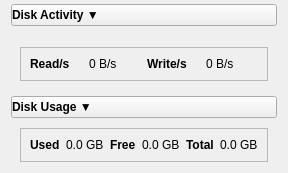
             <widget class="QWidget" name="diskPage">
             <layout class="QVBoxLayout" name="diskPageLayout">
              <property name="spacing">
               <number>6</number>
              </property>
              <property name="topMargin">
               <number>4</number>
              </property>
               <item>
                <widget class="QPushButton" name="diskActivityToggleButton">
                 <property name="text">
                  <string>Disk Activity ▼</string>
                 </property>
                 <property name="styleSheet">
                  <string notr="true">text-align: left; font-weight: bold;</string>
                 </property>
                </widget>
               </item>
               <item>
                <widget class="QWidget" name="diskActivitySection">
                 <layout class="QVBoxLayout" name="diskActivitySectionLayout">
                  <item>
                   <widget class="QWidget" name="diskGraphContainer" native="true" />
                  </item>
                  <item>
                   <widget class="QFrame" name="diskActivityStatsFrame">
                    <property name="frameShape">
                     <enum>QFrame::StyledPanel</enum>
                    </property>
                    <layout class="QGridLayout" name="diskActivityStatsLayout">
                     <item row="0" column="0">
                      <widget class="QLabel" name="diskReadStatTitleLabel">
                       <property name="text">
                        <string>Read/s</string>
                       </property>
                       <property name="styleSheet">
                        <string notr="true">font-weight: bold;</string>
                       </property>
                      </widget>
                     </item>
                     <item row="0" column="1">
                      <widget class="QLabel" name="diskReadStatValueLabel">
                       <property name="text">
                        <string>0 B/s</string>
                       </property>
                      </widget>
                     </item>
                     <item row="0" column="2">
                      <widget class="QLabel" name="diskWriteStatTitleLabel">
                       <property name="text">
                        <string>Write/s</string>
                       </property>
                       <property name="styleSheet">
                        <string notr="true">font-weight: bold;</string>
                       </property>
                      </widget>
                     </item>
                     <item row="0" column="3">
                      <widget class="QLabel" name="diskWriteStatValueLabel">
                       <property name="text">
                        <string>0 B/s</string>
                       </property>
                      </widget>
                     </item>
                    </layout>
                   </widget>
                  </item>
                 </layout>
                </widget>
               </item>
               <item>
                <widget class="QPushButton" name="diskUsageToggleButton">
                 <property name="text">
                  <string>Disk Usage ▼</string>
                 </property>
                 <property name="styleSheet">
                  <string notr="true">text-align: left; font-weight: bold;</string>
                 </property>
                </widget>
               </item>
               <item>
                <widget class="QWidget" name="diskUsageSection">
                 <layout class="QVBoxLayout" name="diskUsageSectionLayout">
                  <property name="spacing">
                   <number>4</number>
                  </property>
                  <property name="topMargin">
                   <number>0</number>
                  </property>
                  <property name="bottomMargin">
                   <number>0</number>
                  </property>
                  <item>
                   <widget class="QWidget" name="diskBarGraphContainer" native="true" />
                  </item>
                  <item>
                   <widget class="QFrame" name="diskUsageStatsFrame">
                    <property name="frameShape">
                     <enum>QFrame::StyledPanel</enum>
                    </property>
                    <layout class="QGridLayout" name="diskUsageStatsLayout">
                     <item row="0" column="0">
                      <widget class="QLabel" name="diskUsedTitleLabel">
                       <property name="text">
                        <string>Used</string>
                       </property>
                       <property name="styleSheet">
                        <string notr="true">font-weight: bold;</string>
                       </property>
                      </widget>
                     </item>
                     <item row="0" column="1">
                      <widget class="QLabel" name="diskUsedValueLabel">
                       <property name="text">
                        <string>0.0 GB</string>
                       </property>
                      </widget>
                     </item>

                     <item row="0" column="2">
                      <widget class="QLabel" name="diskFreeTitleLabel">
                       <property name="text">
                        <string>Free</string>
                       </property>
                       <property name="styleSheet">
                        <string notr="true">font-weight: bold;</string>
                       </property>
                      </widget>
                     </item>
                     <item row="0" column="3">
                      <widget class="QLabel" name="diskFreeValueLabel">
                       <property name="text">
                        <string>0.0 GB</string>
                       </property>
                      </widget>
                     </item>

                     <item row="0" column="4">
                      <widget class="QLabel" name="diskTotalTitleLabel">
                       <property name="text">
                        <string>Total</string>
                       </property>
                       <property name="styleSheet">
                        <string notr="true">font-weight: bold;</string>
                       </property>
                      </widget>
                     </item>
                     <item row="0" column="5">
                      <widget class="QLabel" name="diskTotalValueLabel">
                       <property name="text">
                        <string>0.0 GB</string>
                       </property>
                      </widget>
                     </item>
                    </layout>
                   </widget>
                  </item>
                 </layout>
                </widget>
               </item>
              </layout>
             </widget>
